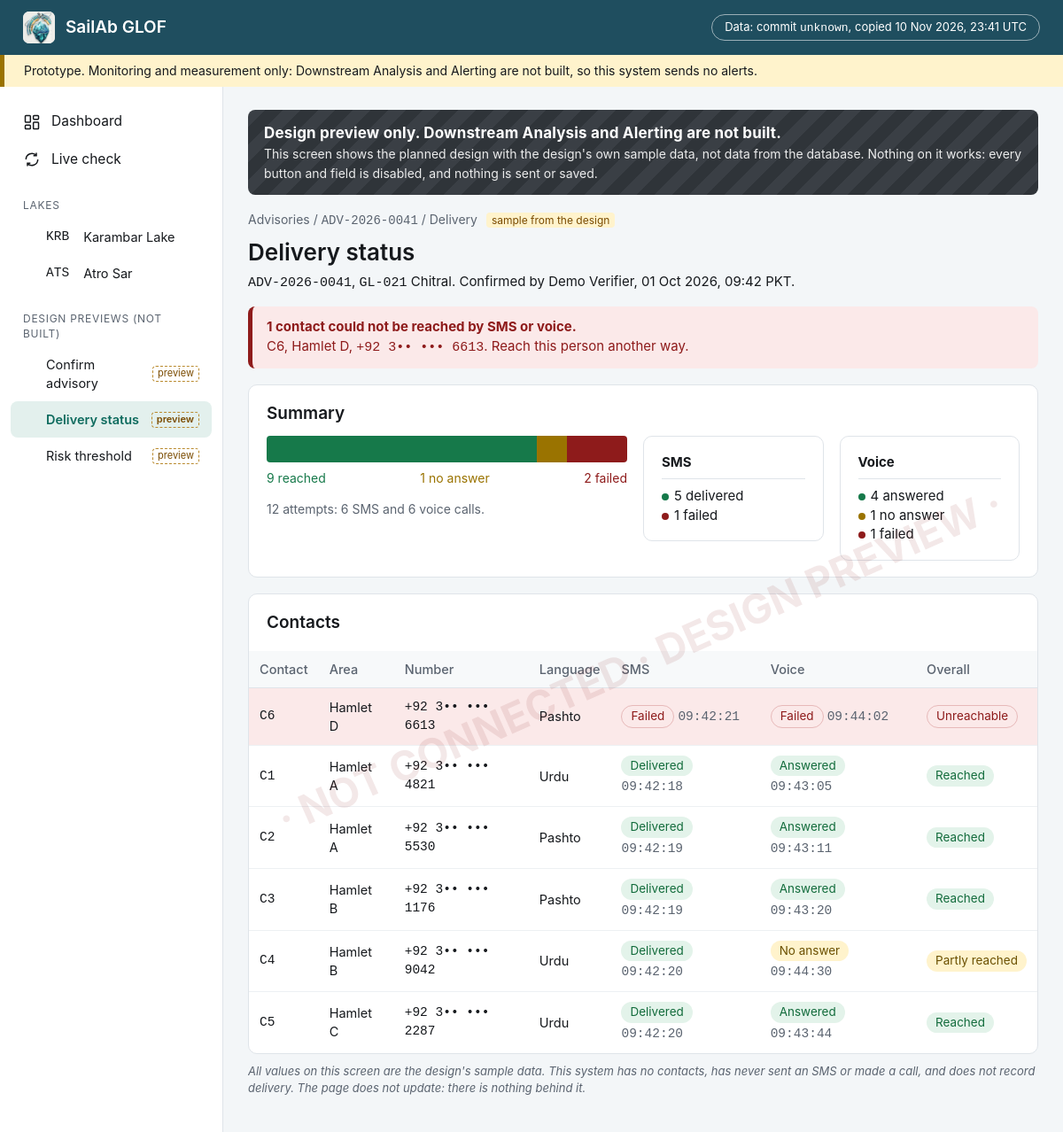
Page /preview/delivery-status on the committed database.
### tables this page shows
CREATE TABLE lake (
    id INTEGER PRIMARY KEY,
    code TEXT NOT NULL UNIQUE,
    name TEXT NOT NULL,
    centre_lon REAL NOT NULL,
    centre_lat REAL NOT NULL,
    boundary_radius_m REAL NOT NULL,
    growth_distance_limit_m REAL NOT NULL DEFAULT 2500
);

### webapp/main.py (the view)
    @app.get("/preview/{name}", response_class=HTMLResponse)
    def preview_page(request: Request, name: str) -> HTMLResponse:
        if name not in previews:
            raise HTTPException(status_code=404, detail=f"no design preview called {name!r}")
        template, nav = previews[name]
        return render(request, template, nav, {})

### webapp/templates/preview_delivery_status.html (shortened to what this page needs)
{% extends "preview_base.html" %}
{% block preview %}
<div class="breadcrumb">Advisories / <span class="mono">ADV-2026-0041</span> / Delivery <span class="sample">sample from the design</span></div>
<h1>Delivery status</h1>
<p style="margin-top:0"><span class="mono">ADV-2026-0041</span>, <span class="mono">GL-021</span> Chitral. Confirmed by Demo Verifier, 01 Oct 2026, 09:42 PKT.</p>
<div class="banner error"><div><strong>1 contact could not be reached by SMS or voice.</strong><br>
  C6, Hamlet D, <span class="mono">+92 3•• ••• 6613</span>. Reach this person another way.</div></div>
<section class="card">
  <h2>Summary</h2>
  <div class="grid" style="grid-template-columns:2fr 1fr 1fr;align-items:start">
    <div>
      <div class="stack" aria-label="9 reached, 1 no answer, 2 failed">
        <span style="flex:9;background:#16794a"></span><span style="flex:1;background:#9a7300"></span><span style="flex:2;background:#8e1b1b"></span>
      </div>
      <div style="display:flex;justify-content:space-between;font-size:14px;margin-top:8px">
        <span style="color:#16794a">9 reached</span><span style="color:#9a7300">1 no answer</span><span style="color:#8e1b1b">2 failed</span></div>
      <p style="color:var(--muted);font-size:14px">12 attempts: 6 SMS and 6 voice calls.</p>
    </div>
    <div class="card"><strong>SMS</strong><hr style="border:0;border-top:1px solid var(--border)">
      <div><span class="dot" style="background:#16794a"></span>5 delivered</div><div><span class="dot" style="background:#8e1b1b"></span>1 failed</div></div>
    <div class="card"><strong>Voice</strong><hr style="border:0;border-top:1px solid var(--border)">
      <div><span class="dot" style="background:#16794a"></span>4 answered</div><div><span class="dot" style="background:#9a7300"></span>1 no answer</div>
      <div><span class="dot" style="background:#8e1b1b"></span>1 failed</div></div>
  </div>
</section>
<section class="card table-card mt">
  <h2>Contacts</h2>
  <table>
    <tr><th>Contact</th><th>Area</th><th>Number</th><th>Language</th><th>SMS</th><th>Voice</th><th>Overall</th></tr>
    {% for c in [
      ("C6", "Hamlet D", "6613", "Pashto", ("red", "Failed", "09:42:21"), ("red", "Failed", "09:44:02"), ("red", "Unreachable")),
      ("C1", "Hamlet A", "4821", "Urdu", ("green", "Delivered", "09:42:18"), ("green", "Answered", "09:43:05"), ("green", "Reached")),
      ("C2", "Hamlet A", "5530", "Pashto", ("green", "Delivered", "09:42:19"), ("green", "Answered", "09:43:11"), ("green", "Reached")),
      ("C3", "Hamlet B", "1176", "Pashto", ("green", "Delivered", "09:42:19"), ("green", "Answered", "09:43:20"), ("green", "Reached")),
      ("C4", "Hamlet B", "9042", "Urdu", ("green", "Delivered", "09:42:20"), ("amber", "No answer", "09:44:30"), ("amber", "Partly reached")),
      ("C5", "Hamlet C", "2287", "Urdu", ("green", "Delivered", "09:42:20"), ("green", "Answered", "09:43:44"), ("green", "Reached"))] %}
    <tr class="{{ 'alert' if c[6][0] == 'red' }}">
      <td class="mono">{{ c[0] }}</td><td>{{ c[1] }}</td><td class="mono">+92 3•• ••• {{ c[2] }}</td><td>{{ c[3] }}</td>
      <td><span class="chip {{ c[4][0] }}">{{ c[4][1] }}</span> <span class="mono" style="color:var(--muted)">{{ c[4][2] }}</span></td>
      <td><span class="chip {{ c[5][0] }}">{{ c[5][1] }}</span> <span class="mono" style="color:var(--muted)">{{ c[5][2] }}</span></td>
      <td><span class="chip {{ c[6][0] }}">{{ c[6][1] }}</span></td>
    </tr>
  </table>
</section>
<p class="footnote">All values on this screen are the design's sample data. This system has no contacts, has never sent an SMS or made a call, and does not record delivery.
  The page does not update: there is nothing behind it.</p>
{% endblock %}

### webapp/templates/base.html (shortened to what this page needs)
<!doctype html>
<html lang="en">
<head>
  <link rel="stylesheet" href="/static/style.css">
</head>
<body>
  <header class="topbar">
    <a class="brand" href="/"><img src="/static/logo_mark.png" alt="">SailAb GLOF</a>
    <a class="provenance" href="/api/provenance" title="Which published database state these pages show">
      Data: commit <span class="mono">{{ provenance.git_commit or "unknown" }}</span>, copied {{ provenance.copied_at | utc_time }}
    </a>
  </header>
  <div class="banner-top">
    Prototype. Monitoring and measurement only: Downstream Analysis and Alerting are not built, so this system sends no alerts.
  </div>
  <div class="layout">
    <nav class="sidebar">
      <a href="/" class="{{ 'active' if nav == 'dashboard' }}">
        <svg viewBox="0 0 24 24" fill="none" stroke="currentColor" stroke-width="1.8"><rect x="3" y="3" width="7" height="9" rx="1"/><rect x="14" y="3" width="7" height="5" rx="1"/><rect x="14" y="12" width="7" height="9" rx="1"/><rect x="3" y="16" width="7" height="5" rx="1"/></svg>
        Dashboard</a>
      <a href="/live" class="{{ 'active' if nav == 'live' }}">
        <svg viewBox="0 0 24 24" fill="none" stroke="currentColor" stroke-width="1.8"><path d="M4 12a8 8 0 0 1 14-5.3M20 12a8 8 0 0 1-14 5.3"/><path d="M18 3v4h-4M6 21v-4h4"/></svg>
        Live check</a>
      <div class="section">Lakes</div>
      {% for l in nav_lakes %}
      <a href="/lakes/{{ l.code }}" class="sub {{ 'active' if nav == l.code }}"><span class="mono">{{ l.code }}</span>&nbsp;{{ l.name }}</a>
      {% endfor %}
      <div class="section">Design previews (not built)</div>
      <a href="/preview/confirm-advisory" class="sub preview-link {{ 'active' if nav == 'p-confirm' }}">Confirm advisory</a>
      <a href="/preview/delivery-status" class="sub preview-link {{ 'active' if nav == 'p-delivery' }}">Delivery status</a>
      <a href="/preview/risk-threshold" class="sub preview-link {{ 'active' if nav == 'p-threshold' }}">Risk threshold</a>
    </nav>
    <main>{% block main %}{% endblock %}</main>
  </div>
</body>
</html>

### webapp/static/style.css (style rules this page uses)
:root { --header: #1f4e5f; --primary: #0e6b5e; --primary-soft: #e3f0ed; --page: #f3f6f8; --card: #ffffff; --border: #dfe4e9; --text: #16191d; --muted: #5b6470; --banner: #fff3cc; --banner-stripe: #9a7300; --info: #e8eef7; --info-text: #1d3f78; --warn: #fff3cc; --warn-text: #6b5000; --error: #fbe9e9; --error-text: #8e1b1b; --optical: #1e4e8c; --chip: #eef1f4; --mono: "IBM Plex Mono", "JetBrains Mono", ui-monospace, "SFMono-Regular", Menlo, Consolas, monospace; }
* { box-sizing: border-box; }
html, body { margin: 0; }
body { background: var(--page); color: var(--text); font: 15px/1.45 Inter, "Segoe UI", system-ui, -apple-system, Roboto, Arial, sans-serif; }
a { color: var(--primary); text-decoration: none; }
.mono { font-family: var(--mono); }
.topbar { background: var(--header); color: #fff; height: 62px; display: flex; align-items: center; padding: 0 26px; gap: 12px; }
.topbar .brand { display: flex; align-items: center; gap: 12px; color: #fff; font-weight: 600; font-size: 19px; }
.topbar .brand img { width: 36px; height: 36px; border-radius: 7px; background: #fff; }
.provenance { border: 1px solid rgba(255,255,255,.55); border-radius: 999px; padding: 4px 14px; font-size: 13px; color: #fff; }
.banner-top { background: var(--banner); border-left: 5px solid var(--banner-stripe); padding: 8px 22px; font-size: 14px; }
.layout { display: grid; grid-template-columns: 252px 1fr; min-height: calc(100vh - 100px); }
.sidebar { background: #fff; border-right: 1px solid var(--border); padding: 18px 12px; }
.sidebar a { display: flex; align-items: center; gap: 12px; padding: 10px 14px; border-radius: 8px; color: var(--text); font-size: 15.5px; }
.sidebar a.active { background: var(--primary-soft); color: var(--primary); font-weight: 600; }
.sidebar .section { margin: 22px 14px 6px; font-size: 12px; letter-spacing: .06em; color: var(--muted); text-transform: uppercase; }
.sidebar .sub { padding-left: 40px; font-size: 14.5px; }
.sidebar svg { width: 20px; height: 20px; flex: none; }
main { padding: 26px 28px 40px; min-width: 0; }
h1 { font-size: 26px; font-weight: 600; margin: 0 0 4px; }
h2 { font-size: 19px; font-weight: 600; margin: 0 0 12px; }
.breadcrumb { color: var(--muted); font-size: 14px; margin-bottom: 6px; }
.card { background: var(--card); border: 1px solid var(--border); border-radius: 10px; padding: 18px 20px; }
.grid { display: grid; gap: 18px; }
.mt { margin-top: 18px; }
.banner { border-radius: 8px; padding: 12px 16px; display: flex; gap: 12px; align-items: flex-start; margin-bottom: 18px; font-size: 15px; }
.banner.error { background: var(--error); color: var(--error-text); border-left: 5px solid var(--error-text); }
.chip { display: inline-flex; align-items: center; gap: 6px; padding: 2px 10px; border-radius: 999px; font-size: 13.5px; background: var(--chip); color: var(--text); white-space: nowrap; }
table { width: 100%; border-collapse: collapse; font-size: 14.5px; }
th { text-align: left; font-weight: 500; color: var(--muted); padding: 10px 12px; border-bottom: 1px solid var(--border); background: #f7f9fa; }
td { padding: 11px 12px; border-bottom: 1px solid #edf0f3; vertical-align: middle; }
tr:last-child td { border-bottom: none; }
.table-card { padding: 0; overflow: hidden; }
.table-card h2 { padding: 18px 20px 6px; }
.footnote { font-size: 13px; color: var(--muted); font-style: italic; margin-top: 10px; }
.preview-link::after { content: "preview"; margin-left: auto; font-size: 11px; color: #7a4b00; border: 1px dashed #b98a2e; border-radius: 4px; padding: 0 5px; }
.preview-body .sample { font-size: 12px; color: #7a4b00; background: #fff3cc; border-radius: 4px; padding: 1px 6px; margin-left: 6px; }
.stack { display: flex; height: 30px; border-radius: 4px; overflow: hidden; }
.dot { display: inline-block; width: 8px; height: 8px; border-radius: 50%; margin-right: 6px; }
.chip.green { background: #e3f3ea; color: #136c3c; }
.chip.red { background: #fbe9e9; color: #8e1b1b; border: 1px solid #e7b9b9; }
.chip.amber { background: #fff3cc; color: #6b5000; }
tr.alert td { background: #fbe9e9; }

### rows in the picture
lake: code "KRB", name "Karambar Lake"
lake: code "ATS", name "Atro Sar"

### other values in the picture
{{ provenance.git_commit or "unknown" }} "unknown"
{{ provenance.copied_at | utc_time }} "10 Nov 2026, 23:41 UTC"
{{ c[0] }} "C6" "C1" "C2" "C3" "C4" "C5"
{{ c[1] }} "Hamlet D" "Hamlet A" "Hamlet A" "Hamlet B" "Hamlet B" "Hamlet C"
{{ c[2] }} "6613" "4821" "5530" "1176" "9042" "2287"
{{ c[3] }} "Pashto" "Urdu" "Pashto" "Pashto" "Urdu" "Urdu"
{{ c[4][1] }} "Failed" "Delivered" "Delivered" "Delivered" "Delivered" "Delivered"
{{ c[4][2] }} "09:42:21" "09:42:18" "09:42:19" "09:42:19" "09:42:20" "09:42:20"
{{ c[5][1] }} "Failed" "Answered" "Answered" "Answered" "No answer" "Answered"
{{ c[5][2] }} "09:44:02" "09:43:05" "09:43:11" "09:43:20" "09:44:30" "09:43:44"
{{ c[6][1] }} "Unreachable" "Reached" "Reached" "Reached" "Partly reached" "Reached"
